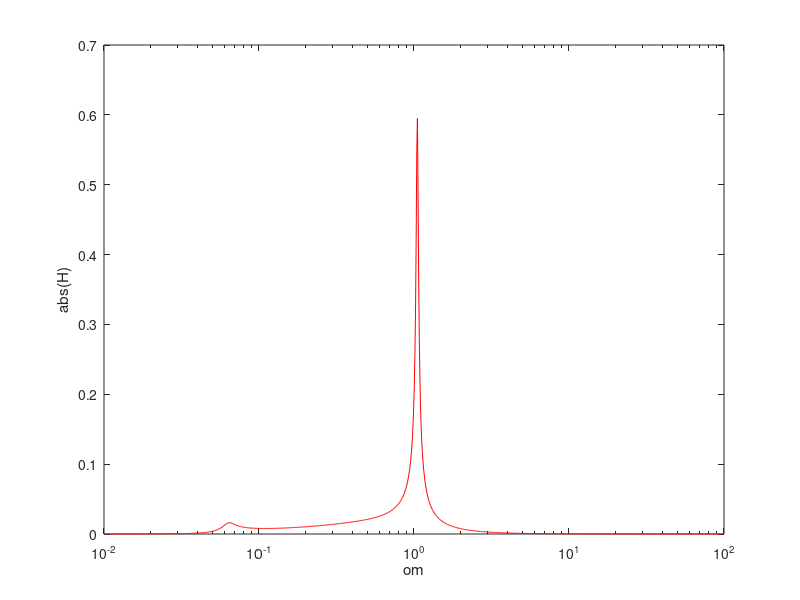

Write MATLAB code to recreate this figure.
% Calculate transfer function of a circuit using simulation at given
% frequencies

% Parameters
R = 2;
L = 5;
C = 0.05;
% amplitude of excitation
Us = 10;

OM1 = 1e-2; 
OM2 = 1e2;
NOM = 1e3; 
omv = logspace(log10(OM1), log10(OM2), NOM);

U3 = zeros(size(omv));

for id=1:length(omv)
  om = omv(id);
  Z1 = j*om*L;
  Z2 = 1/(j*om*C);
  Z3 = j*om*2*L;
  Z4 = 1/(j*om*2*C);
  Z5 = j*om*3*L;
  Z6 = 1/(j*om*2*L);
  % Defining linear equations
  A = [1/R+1/Z1+1/Z2 -1/Z2 0;-1/Z2 1/Z2+1/Z3+1/Z4+1/Z5 -1/Z5;...
    0 -1/Z5 1/Z5+1/Z6+1/(4*R)];
  B = [1/R;0;0]*Us;
  x = A \ B;
  U3(id) = x(3);
end

K = abs(U3);
fi = angle(U3);

%%
figure;
  semilogx(omv,K, 'r-');
  xlabel('om');
  ylabel('abs(H)');

